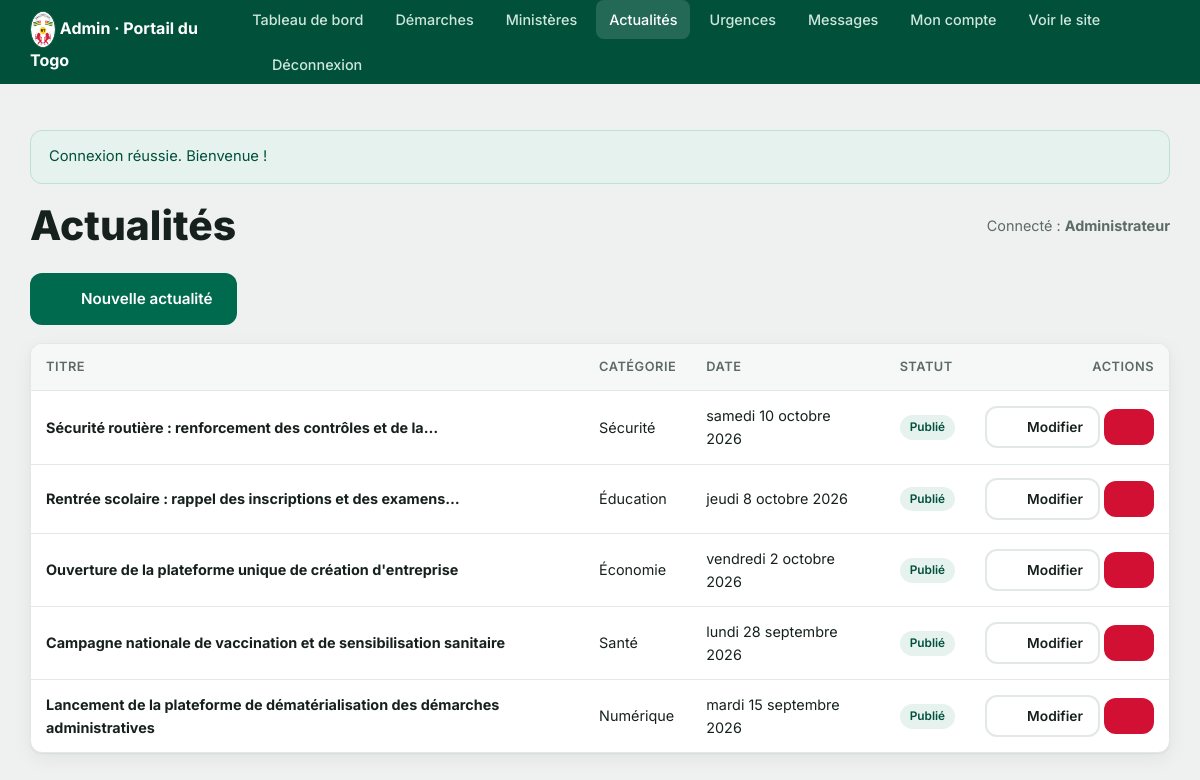
Screenshot of /admin/actualites.php (signed in) with the database file from the repository.
### tables this page shows
CREATE TABLE `actualites` (
  `id`         INT AUTO_INCREMENT PRIMARY KEY,
  `titre`      VARCHAR(200) NOT NULL,
  `slug`       VARCHAR(220) NOT NULL UNIQUE,
  `extrait`    VARCHAR(400) DEFAULT NULL,
  `contenu`    TEXT,
  `categorie`  VARCHAR(80) DEFAULT 'Communiqué',
  `source`     VARCHAR(150) DEFAULT NULL,
  `source_url` VARCHAR(255) DEFAULT NULL,
  `auteur`     VARCHAR(120) DEFAULT NULL,
  `image`      VARCHAR(255) DEFAULT NULL,
  `date_pub`   DATETIME DEFAULT CURRENT_TIMESTAMP,
  `actif`      TINYINT(1) DEFAULT 1
);

### config/database.php (called while the page is built, shortened)
<?php
function db(): PDO
{
    static $pdo = null;
    if ($pdo === null) {
        $dsn = 'mysql:host=' . DB_HOST . ';port=' . DB_PORT . ';dbname=' . DB_NAME . ';charset=' . DB_CHARSET;
        $options = [
            PDO::ATTR_ERRMODE            => PDO::ERRMODE_EXCEPTION,
            PDO::ATTR_DEFAULT_FETCH_MODE => PDO::FETCH_ASSOC,
            PDO::ATTR_EMULATE_PREPARES   => false,
        ];
        try {
            $pdo = new PDO($dsn, DB_USER, DB_PASS, $options);
        } catch (PDOException $e) {
            if (DEBUG) {
                die('Erreur de connexion à la base de données : ' . $e->getMessage());
            }
            die('Le service est temporairement indisponible. Merci de réessayer plus tard.');
        }
    }
    return $pdo;
}

### admin/actualites.php (the view, shortened to what this page needs)
<?php
require_once __DIR__ . '/includes/auth.php';
    ?>
    <?php
$rows = db()->query('SELECT * FROM actualites ORDER BY date_pub DESC')->fetchAll();
admin_header('Actualités', 'actualites');
?>
<div style="margin-bottom:18px">
    <a class="btn btn--green" href="<?= url('admin/actualites.php?action=new') ?>"><?= icon('plus', 18) ?> Nouvelle actualité</a>
</div>
<div class="table-wrap">
    <table class="data">
        <thead><tr><th>Titre</th><th>Catégorie</th><th>Date</th><th>Statut</th><th style="text-align:right">Actions</th></tr></thead>
        <tbody>
        <?php foreach ($rows as $r): ?>
            <tr>
                <td><strong><?= e(excerpt($r['titre'], 9)) ?></strong></td>
                <td><?= e($r['categorie']) ?></td>
                <td><?= e(date_fr($r['date_pub'])) ?></td>
                <td><?= $r['actif'] ? '<span class="pill pill--on">Publié</span>' : '<span class="pill pill--off">Brouillon</span>' ?></td>
                <td class="actions">
                    <a class="btn btn--ghost btn--sm" href="<?= url('admin/actualites.php?action=edit&id=' . (int) $r['id']) ?>"><?= icon('edit', 16) ?> Modifier</a>
                    <a class="btn btn--danger btn--sm" data-confirm="Supprimer cette actualité ?"
                       href="<?= url('admin/actualites.php?action=delete&id=' . (int) $r['id'] . '&csrf=' . urlencode(csrf_token())) ?>"><?= icon('trash', 16) ?></a>
                </td>
            </tr>
        <?php endforeach; ?>
        </tbody>
    </table>
</div>
<?php admin_footer(); ?>

### admin/includes/auth.php (shortened to what this page needs)
<?php
require_once __DIR__ . '/../../includes/functions.php';
function current_admin(): ?array
{
    static $admin = null;
    if ($admin === null) {
        $stmt = db()->prepare('SELECT * FROM admins WHERE id = ? LIMIT 1');
        $stmt->execute([$_SESSION['admin_id']]);
        $admin = $stmt->fetch() ?: null;
    }
    return $admin;
}
function admin_header(string $title, string $active = ''): void
{
    $admin = current_admin();
    $nav = [
        'dashboard'  => 'Tableau de bord',
        'demarches'  => 'Démarches',
        'ministeres' => 'Ministères',
        'actualites' => 'Actualités',
        'urgences'   => 'Urgences',
        'messages'   => 'Messages',
        'compte'     => 'Mon compte',
    ];
    ?>
    <!DOCTYPE html>
    <html lang="fr">
    <head>
        <link rel="stylesheet" href="<?= asset('css/style.css') ?>">
    </head>
    <body class="admin">
    <div class="admin__bar">
        <div class="container">
            <strong><?= togo_emblem(26) ?> Admin · <?= e(SITE_NAME) ?></strong>
            <nav>
                <?php foreach ($nav as $key => $label): ?>
                    <a href="<?= url('admin/' . ($key === 'dashboard' ? 'index.php' : $key . '.php')) ?>"
                       class="<?= $active === $key ? 'is-active' : '' ?>"><?= e($label) ?></a>
                <?php endforeach; ?>
                <a href="<?= url('index.php') ?>" target="_blank">Voir le site</a>
                <a href="<?= url('admin/logout.php') ?>"><?= icon('logout', 16) ?> Déconnexion</a>
            </nav>
        </div>
    </div>
    <div class="admin__wrap">
        <div class="container">
            <?php foreach (get_flashes() as $flash): ?>
                <div class="alert alert--<?= e($flash['type']) ?>"><?= e($flash['message']) ?></div>
            <?php endforeach; ?>
            <div class="admin__head">
                <h1 style="margin:0"><?= e($title) ?></h1>
                <?php if ($admin): ?>
                    <span style="color:var(--muted);font-size:.9rem">Connecté : <strong><?= e($admin['nom_complet'] ?: $admin['username']) ?></strong></span>
                <?php endif; ?>
            </div>
    <?php
}
function admin_footer(): void
{
    ?>
        </div>
    </div>
    </body>
    </html>
    <?php
}

### includes/functions.php (shortened to what this page needs)
<?php
require_once __DIR__ . '/../config/database.php';
function e(?string $value): string
{
    return htmlspecialchars((string) $value, ENT_QUOTES | ENT_SUBSTITUTE, 'UTF-8');
}
function url(string $path = ''): string
{
    return rtrim(BASE_URL, '/') . '/' . ltrim($path, '/');
}
function asset(string $path): string
{
    return url('assets/' . ltrim($path, '/'));
}
function excerpt(?string $text, int $words = 25): string
{
    $text = trim(strip_tags((string) $text));
    $parts = preg_split('/\s+/', $text) ?: [];
    if (count($parts) <= $words) {
        return $text;
    }
    return implode(' ', array_slice($parts, 0, $words)) . '…';
}
function csrf_token(): string
{
    return $_SESSION['csrf'];
}
function get_flashes(): array
{
    $f = $_SESSION['flash'] ?? [];
    return $f;
}
function date_fr(?string $date): string
{
    $ts = strtotime($date);
    $jours = ['dimanche', 'lundi', 'mardi', 'mercredi', 'jeudi', 'vendredi', 'samedi'];
    $mois = ['', 'janvier', 'février', 'mars', 'avril', 'mai', 'juin', 'juillet', 'août', 'septembre', 'octobre', 'novembre', 'décembre'];
    return sprintf(
        '%s %d %s %d',
        $jours[(int) date('w', $ts)],
        (int) date('j', $ts),
        $mois[(int) date('n', $ts)],
        (int) date('Y', $ts)
    );
}
function icon(string $name, int $size = 24, string $class = ''): string
{
    $p = $paths[$name] ?? $paths['folder'];
    $cls = $class ? ' class="' . e($class) . '"' : '';
    return '<svg' . $cls . ' xmlns="http://www.w3.org/2000/svg" width="' . $size . '" height="' . $size
        . '" viewBox="0 0 24 24" fill="none" stroke="currentColor" stroke-width="1.8" '
        . 'stroke-linecap="round" stroke-linejoin="round" aria-hidden="true">' . $p . '</svg>';
}
function togo_emblem(int $w = 40, string $class = 'emblem'): string
{
    $ratio = 1080 / 750;
    $h = (int) round($w * $ratio);
    return '<img class="' . e($class) . '" src="' . asset('img/armoiries-togo.svg')
        . '" width="' . $w . '" height="' . $h . '" alt="Armoiries de la République Togolaise" '
        . 'decoding="async">';
}

### assets/css/style.css (style rules this page uses)
:root { --green: #006a4e; --green-dark: #00503a; --green-light: #e6f2ee; --yellow: #ffce00; --yellow-light: #fff8dd; --red: #d21034; --red-light: #fde8ec; --ink: #16211d; --muted: #5c6b65; --line: #e2e8e5; --bg: #f6f8f7; --white: #ffffff; --radius: 12px; --radius-sm: 8px; --shadow: 0 1px 2px rgba(16, 40, 32, .06), 0 6px 20px rgba(16, 40, 32, .06); --shadow-lg: 0 12px 40px rgba(16, 40, 32, .14); --container: 1180px; --font: 'Inter', system-ui, -apple-system, 'Segoe UI', Roboto, Helvetica, Arial, sans-serif; }
* { box-sizing: border-box; }
html { scroll-behavior: smooth; }
body { margin: 0; font-family: var(--font); color: var(--ink); background: var(--bg); line-height: 1.6; -webkit-font-smoothing: antialiased; }
img { max-width: 100%; display: block; }
a { color: var(--green); text-decoration: none; }
h1, h2, h3, h4 { line-height: 1.25; color: var(--ink); margin: 0 0 .5em; }
h1 { font-size: clamp(1.7rem, 3.4vw, 2.6rem); font-weight: 800; }
.container { width: 100%; max-width: var(--container); margin: 0 auto; padding: 0 20px; }
.emblem { display: inline-block; vertical-align: middle; }
.btn { display: inline-flex; align-items: center; gap: 9px; padding: 12px 22px; border-radius: var(--radius); font-weight: 600; font-family: inherit; font-size: .95rem; border: 2px solid transparent; cursor: pointer; transition: transform .12s, background .15s, box-shadow .15s; text-align: center; }
.btn--green { background: var(--green); color: #fff; }
.btn--ghost { background: var(--white); border-color: var(--line); color: var(--ink); }
.btn--sm { padding: 8px 15px; font-size: .86rem; }
.btn--danger { background: var(--red); color: #fff; }
.alert { padding: 14px 18px; border-radius: var(--radius); margin: 16px 0; border: 1px solid; font-size: .92rem; }
.alert--success { background: var(--green-light); border-color: #bfe0d4; color: var(--green-dark); }
.admin { background: #eef1f0; }
.admin__bar { background: var(--green-dark); color: #fff; }
.admin__bar .container { display: flex; align-items: center; justify-content: space-between; gap: 16px; min-height: 62px; }
.admin__bar strong { color: #fff; }
.admin__bar nav { display: flex; gap: 6px; flex-wrap: wrap; }
.admin__bar nav a { color: #cfe6dd; padding: 8px 13px; border-radius: var(--radius-sm); font-size: .9rem; font-weight: 500; }
.admin__bar nav a:hover, .admin__bar nav a.is-active { background: rgba(255,255,255,.14); color: #fff; text-decoration: none; }
.admin__wrap { padding: 30px 0 60px; }
.admin__head { display: flex; align-items: center; justify-content: space-between; gap: 16px; margin-bottom: 22px; flex-wrap: wrap; }
.table-wrap { background: var(--white); border: 1px solid var(--line); border-radius: var(--radius); box-shadow: var(--shadow); overflow-x: auto; }
table.data { width: 100%; border-collapse: collapse; font-size: .9rem; }
table.data th, table.data td { padding: 13px 15px; text-align: left; border-bottom: 1px solid var(--line); vertical-align: middle; }
table.data th { background: var(--bg); font-weight: 600; font-size: .8rem; text-transform: uppercase; letter-spacing: .04em; color: var(--muted); white-space: nowrap; }
table.data tr:last-child td { border-bottom: 0; }
table.data td.actions { white-space: nowrap; text-align: right; }
.pill { font-size: .74rem; font-weight: 600; padding: 3px 10px; border-radius: 100px; display: inline-block; }
.pill--on { background: var(--green-light); color: var(--green-dark); }
svg { vertical-align: middle; }
.table-wrap { -webkit-overflow-scrolling: touch; }

### rows the page displays
actualites: titre "Sécurité routière : renforcement des contrôles et de la…", categorie "Sécurité", date_pub "samedi 10 octobre 2026", actif "Publié"
actualites: titre "Rentrée scolaire : rappel des inscriptions et des examens…", categorie "Éducation", date_pub "jeudi 8 octobre 2026", actif "Publié"
actualites: titre "Ouverture de la plateforme unique de création d'entreprise", categorie "Économie", date_pub "vendredi 2 octobre 2026", actif "Publié"
actualites: titre "Campagne nationale de vaccination et de sensibilisation sanitaire", categorie "Santé", date_pub "lundi 28 septembre 2026", actif "Publié"
actualites: titre "Lancement de la plateforme de dématérialisation des démarches administratives", categorie "Numérique", date_pub "mardi 15 septembre 2026", actif "Publié"

### other values shown
SITE_NAME "Portail du Togo"
$label "Tableau de bord"
$label "Démarches"
$label "Ministères"
$label "Actualités"
$label "Urgences"
$label "Messages"
$label "Mon compte"
$flash['message'] "Connexion réussie. Bienvenue !"
$title "Actualités"
$admin['nom_complet'] ?: $admin['username'] "Administrateur"
